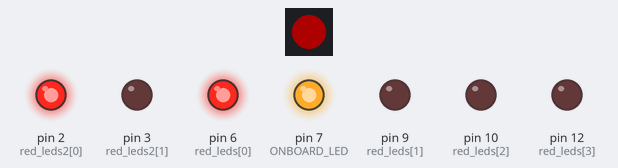
The sketch below on a simulated Arduino Uno, built with avr-gcc and run on an emulated ATmega328P. Parts: 1 RGB LEDs in strip order, left to right, output pins drawn as LEDs (lit = HIGH). Dim RGB values are drawn brighter than linear.

Above: at 0.12 s.
At 0.87 s:
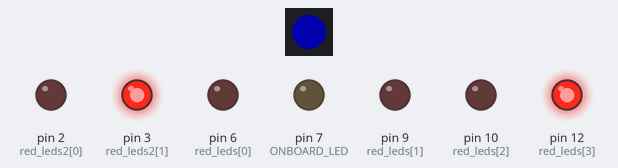
At 1.62 s:
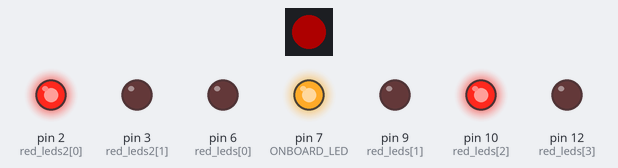
At 2.37 s:
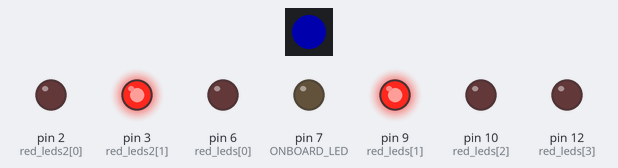
Timing chart, 0 to 3.0 s (numbered marks = the images above):
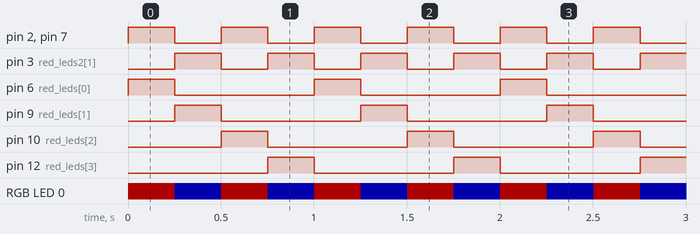

Measured:
- by itself, pin 2 (red_leds2[0]), pin 3 (red_leds2[1]), pin 7 (ONBOARD_LED): alternates HIGH for 0.25 s and LOW for 0.25 s
- by itself, pin 6 (red_leds[0]), pin 9 (red_leds[1]), pin 10 (red_leds[2]), pin 12 (red_leds[3]): alternates HIGH for 0.25 s and LOW for 0.75 s
- by itself, RGB LED 0: alternates RGB(50, 0, 0) for 0.25 s and RGB(0, 0, 50) for 0.25 s

The sketch:

flora_redblue.ino
```cpp
#include <Adafruit_NeoPixel.h>

#define NEOPX_PIN 8
#define ONBOARD_LED 7

Adafruit_NeoPixel strip = Adafruit_NeoPixel(1, NEOPX_PIN, NEO_GRB + NEO_KHZ800);

// 2 front, 2 rear red LEDs
//    front left/right - blue/white - D6, D12
//    rear left - orange - D9
//    rear right - brown - D10
int red_leds[4] = {6, 9, 10, 12};
// top red LEDs - D2/SDA, D3/SCL
//                green/white wires
int red_leds2[2] = {2, 3};
int cursor = 0;
int cursor2 = 0;

void setup() {
  // onboard red LED init
  pinMode(ONBOARD_LED, OUTPUT);

  // digital out for other red LEDs
  for (int i=0; i<4; i++)
    pinMode(red_leds[i], OUTPUT);
  for (int i=0; i<2; i++)
    pinMode(red_leds2[i], OUTPUT);

  /*pinMode(9, OUTPUT);
  pinMode(10, OUTPUT);
  pinMode(12, OUTPUT);*/

  // neopixel init
  strip.begin();
  strip.setBrightness(50);
  strip.show(); // Initialize all pixels to 'off'
}

// cycles through the headlights/taillights blinking - one on at a time
void red_blink() {
  for (int i=0; i<4; i++) {
    if (i == cursor)
      digitalWrite(red_leds[i], HIGH); // red ON
    else
      digitalWrite(red_leds[i], LOW); // red OFF
  }
  if (++cursor >= 4) cursor = 0;
}

// top red lights blink left/right
void red_blink2() {
  for (int i=0; i<2; i++) {
    if (i == cursor2)
      digitalWrite(red_leds2[i], HIGH); // red ON
    else
      digitalWrite(red_leds2[i], LOW); // red OFF
  }
  if (++cursor2 >= 2) cursor2 = 0;
}

void loop() {

  red_blink();
  red_blink2();
  // RED cycle
  digitalWrite(ONBOARD_LED, HIGH); // onboard red ON

  // onboard LED goes red
  strip.setPixelColor(0, strip.Color(255, 0, 0));
  strip.show();
  delay(250);

  red_blink();
  red_blink2();
  // BLUE cycle
  digitalWrite(ONBOARD_LED, LOW); // onboard red OFF

  // onboard LED goes blue
  strip.setPixelColor(0, strip.Color(0, 0, 255));
  strip.show();
  delay(250);
}
```
